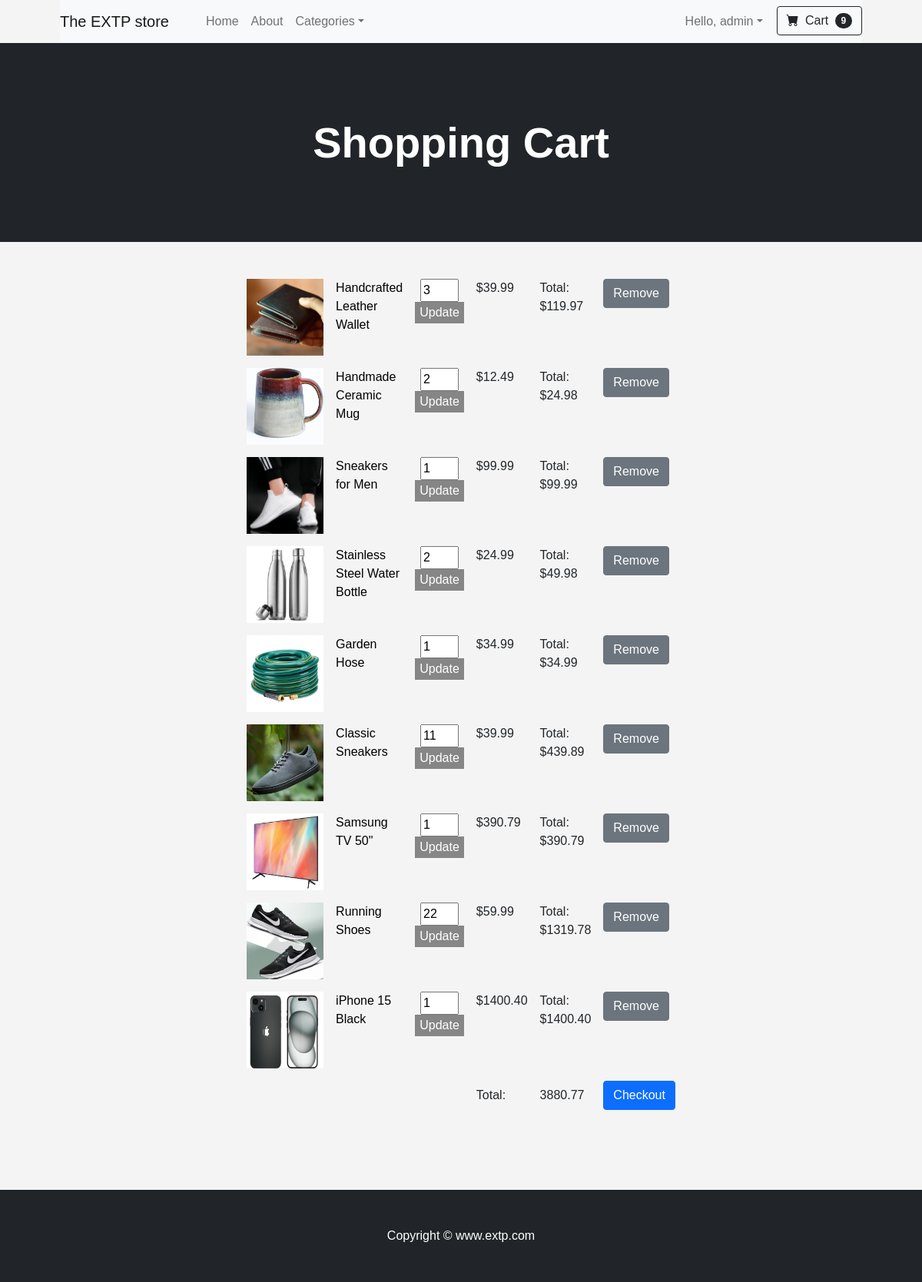
The app's page /cart/ (signed in) with its own data.
### cart/models.py (models this page shows, shortened)
class Cart(models.Model):
    user = models.ForeignKey(User, on_delete=models.CASCADE)
    product = models.ForeignKey(Product, on_delete=models.CASCADE)
    quantity = models.IntegerField(default=1)
    @property
    def total_item_price(self):
        return self.quantity * self.product.price

### ecommerce/models.py (models this page shows)
class Product(models.Model):
    product_name = models.CharField(max_length=100)
    category = models.ForeignKey(Category, on_delete=models.SET_NULL, blank=True, null=True)
    description = models.TextField()
    image = models.ImageField(upload_to='product_images/', blank=True, null=True)
    created_at = models.DateTimeField(auto_now_add=True)
    price = models.DecimalField(max_digits=6, decimal_places=2)
    quantity = models.IntegerField(default=55)
    seller = models.CharField(max_length=100, default="EXTP")
    on_sale = models.BooleanField(default=False)
    sale_price = models.DecimalField(max_digits=6, decimal_places=2, blank=True, null=True)
    def __str__(self):
        return self.product_name

### cart/views.py (the view)
# urls.py: path('', views.cart_details, name='cart_details'),
@login_required
def cart_details(request):
    cart_items = Cart.objects.filter(user=request.user)
    total_price = sum(item.quantity * item.product.price for item in cart_items)
    return render(request, "cart/cart_details.html", {"cart_items": cart_items, "total_price": total_price})

### ecommerce/views.py (called while the page is built)
def custom_context(request):
    categories = models.Category.objects.all()
    if request.user.is_authenticated:
        quantity_cart = Cart.objects.filter(user=request.user).count()
    else:
        quantity_cart = 0
    return {'categories': categories, "quantity_cart": quantity_cart}

### templates/cart/cart_details.html (shortened to what this page needs)
{% extends "base.html" %}
{% block content %}
    <header class="bg-dark py-5">
        <div class="container px-4 px-lg-5 my-5">
            <div class="text-center text-white">
                <h1 class="display-4 fw-bolder">Shopping Cart</h1>
            </div>
        </div>
    </header>
    <div style="display: flex; justify-content: center; margin: 20px 160px 40px 160px; padding: 20px 260px 40px 260px;">
    {% if cart_items %}
        <br><br><br><br><br><br><br><br><br><br><br><br><br><br><br><br><br><br>
        <table class="table table-borderless">
            <tbody>
                {% for item in cart_items %}
                    <tr>
                        <td>
                            <a href="{% url 'ecommerce:product_detail' item.product.id %}">
                                <img src="{{ item.product.image.url }}" alt="product" width="100" height="100">
                            </a>
                        </td>
                        <td>
                            <a href="{% url 'ecommerce:product_detail' item.product.id %}" style="text-decoration: none; color: black;">
                                {{ item.product }}
                            </a>
                        </td>
                        <td>
                            <form action="{% url 'cart:update_cart_item' item.id %}" method="post">
                                <input type="number" name="quantity" value="{{ item.quantity }}" min="1" style="width: 50px;">
                                <button type="submit" style="height: 28px;">Update</button>
                            </form>
                        </td>
                        <td>${{ item.product.price }}</td>
                        <td>Total: ${{ item.total_item_price }}</td>
                        <td><a href="{% url 'cart:remove_from_cart' item.id %}"><button class="btn btn-secondary" >Remove</button></a></td>
                    </tr>
                {% endfor %}
            </tbody>
            <tfoot>
                <tr>
                    <td colspan="3"></td>
                    <td>Total:</td>
                    <td>{{ total_price }}</td>
                    <td><a href="{% url 'cart:checkout' %}" class="btn btn-primary">Checkout</a></td>
                </tr>
            </tfoot>
        </table>
    {% else %}
    <br><br><br><br><br><br><br><br><br><br><br><br><br><br>
        <p>Your shopping cart is empty.</p>
    {% endif %}
    </div>
{% endblock %}

### templates/base.html (shortened to what this page needs)
{% load static %}
<!DOCTYPE html>
<html lang="en">
    <head>
        <link href="https://cdn.jsdelivr.net/npm/bootstrap-icons@1.5.0/font/bootstrap-icons.css" rel="stylesheet" />
        <link href="{% static 'css/styles.css' %}" rel="stylesheet" />
        <link href="https://stackpath.bootstrapcdn.com/bootstrap/5.1.3/css/bootstrap.min.css" rel="stylesheet">
    </head>
    <body>
        <div class="container px-4 px-lg-5">
            <nav class="navbar navbar-expand-lg navbar-light bg-light sticky-top">
                <a class="navbar-brand" href="{% url 'ecommerce:home' %}">The EXTP store</a>
                <div class="collapse navbar-collapse" id="navbarSupportedContent">
                    <ul class="navbar-nav me-auto mb-2 mb-lg-0 ms-lg-4">
                        <li class="nav-item"><a class="nav-link" aria-current="page" href="{% url 'ecommerce:home' %}">Home</a></li>
                        <li class="nav-item"><a class="nav-link" href="{% url 'ecommerce:about' %}">About</a></li>
                        <li class="nav-item dropdown">
                            <a class="nav-link dropdown-toggle" id="navbarDropdown" href="#" role="button" data-bs-toggle="dropdown" aria-expanded="false">Categories</a>
                        </li>
                    </ul>
                    <ul class="navbar-nav ml-auto mb-2 mb-lg-0">
                        {% if user.is_authenticated %}
                        <li class="nav-item dropdown">
                            <a class="nav-link dropdown-toggle" id="navbarDropdown" href="#" role="button" data-bs-toggle="dropdown" aria-expanded="false" style="margin-right: 10px;">Hello, {{ user.username }}</a>
                        </li>
                        {% else %}
                        <li class="nav-item"><a class="nav-link" href="{% url 'user:login' %}">Sign In</a></li>
                        <li class="nav-item" style="margin-right: 10px;"><a class="nav-link" href="{% url 'user:registration' %}">Sign Up</a></li>
                        {% endif %}
                        <li class="nav-item">
                            {% if user.is_authenticated %}
                            <a href="{% url 'cart:cart_details' %}">
                                <button class="btn btn-outline-dark" type="submit">
                                    <i class="bi-cart-fill me-1"></i>
                                    Cart
                                    <span class="badge bg-dark text-white ms-1 rounded-pill">{{ quantity_cart }}</span>
                                </button>
                            </a>
                            {% endif %}
                        </li>
                    </ul>
                </div>
            </nav>
        </div>
        {% block content %}
        {% endblock %}
        <footer class="py-5 bg-dark"  >
            <div class="container"><p class="m-0 text-center text-white">Copyright &copy; www.extp.com </p></div>
        </footer>
    </body>
</html>

### templates/base.html (style rules this page uses)
body { font-family: Arial, sans-serif; background-color: #f4f4f4; margin: 0; padding: 0; }
form { text-align: center; }
button { background-color: #868686; color: white; border: none; cursor: pointer; transition: background-color 0.3s; }

### records on screen
Cart: product.image (picture), product "Handcrafted Leather Wallet", quantity "3", product.price "39.99", total_item_price "119.97"
Cart: product.image (picture), product "Handmade Ceramic Mug", quantity "2", product.price "12.49", total_item_price "24.98"
Cart: product.image (picture), product "Sneakers for Men", quantity "1", product.price "99.99", total_item_price "99.99"
Cart: product.image (picture), product "Stainless Steel Water Bottle", quantity "2", product.price "24.99", total_item_price "49.98"
Cart: product.image (picture), product "Garden Hose", quantity "1", product.price "34.99", total_item_price "34.99"
Cart: product.image (picture), product "Classic Sneakers", quantity "11", product.price "39.99", total_item_price "439.89"
Cart: product.image (picture), product "Samsung TV 50\"", quantity "1", product.price "390.79", total_item_price "390.79"
Cart: product.image (picture), product "Running Shoes", quantity "22", product.price "59.99", total_item_price "1319.78"
Cart: product.image (picture), product "iPhone 15 Black", quantity "1", product.price "1400.40", total_item_price "1400.40"

### other values on screen
{{ user.username }} "admin"
{{ quantity_cart }} "9"
{{ total_price }} "3880.77"
